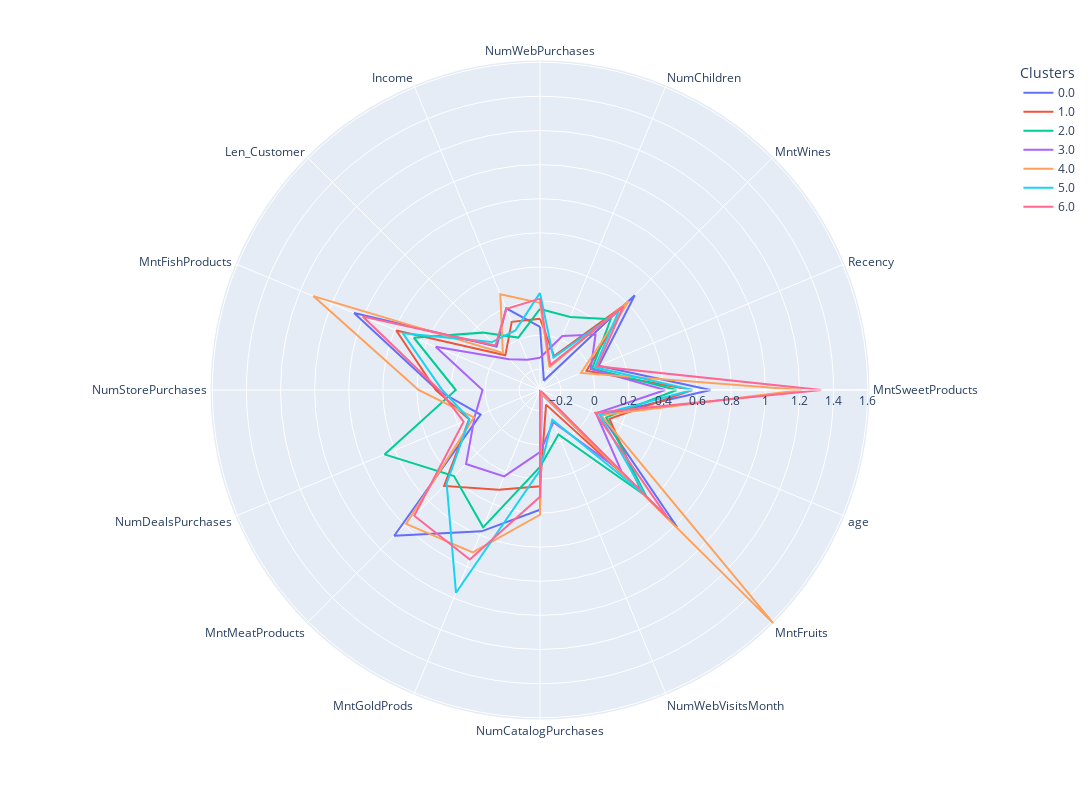

The notebook cell this image was saved under:
### Code cell
# df_reduced = nums
# cols_of_interest = list(df_reduced)
# cols_of_interest.append('Clusters')
# print(cols_of_interest)
#data_rescaled = pd.to
polars = data_rescaled.groupby('Clusters').mean().reset_index()
polars = pd.melt(polars, id_vars = ['Clusters'])
fig = px.line_polar(polars, r='value', theta = 'variable', color = 'Clusters', line_close = True, height = 800, width = 1400)
fig.show()

### Figure 1 — Plotly figure (JSON) as saved in the notebook; plotly's stock layout.template omitted (floating-point values rounded to 4 significant figures)
{"data": [{"hovertemplate": "Clusters=0.0<br>value=%{r}<br>variable=%{theta}<extra></extra>", "legendgroup": "0.0", "line": {"color": "#636efa", "dash": "solid"}, "marker": {"symbol": "circle"}, "mode": "lines", "name": "0.0", "r": [0.04889, -0.2622, 0.4643, 0.0512, 0.6789, 0.06765, 0.8151, -0.2956, 0.3811, 0.5757, 0.8872, 0.05556, 0.2818, 0.8585, 0.03808, 0.1967, 0.04889], "showlegend": true, "subplot": "polar", "theta": ["NumWebPurchases", "NumChildren", "MntWines", "Recency", "MntSweetProducts", "age", "MntFruits", "NumWebVisitsMonth", "NumCatalogPurchases", "MntGoldProds", "MntMeatProducts", "NumDealsPurchases", "NumStorePurchases", "MntFishProducts", "Len_Customer", "Income", "NumWebPurchases"], "type": "scatterpolar"}, {"hovertemplate": "Clusters=1.0<br>value=%{r}<br>variable=%{theta}<extra></extra>", "legendgroup": "1.0", "line": {"color": "#EF553B", "dash": "solid"}, "marker": {"symbol": "circle"}, "mode": "lines", "name": "1.0", "r": [0.09643, -0.1057, 0.3928, -0.02629, 0.5713, 0.1197, 0.5187, -0.2286, 0.2436, 0.311, 0.4737, 0.1286, 0.2891, 0.591, -0.03391, 0.1115, 0.09643], "showlegend": true, "subplot": "polar", "theta": ["NumWebPurchases", "NumChildren", "MntWines", "Recency", "MntSweetProducts", "age", "MntFruits", "NumWebVisitsMonth", "NumCatalogPurchases", "MntGoldProds", "MntMeatProducts", "NumDealsPurchases", "NumStorePurchases", "MntFishProducts", "Len_Customer", "Income", "NumWebPurchases"], "type": "scatterpolar"}, {"hovertemplate": "Clusters=2.0<br>value=%{r}<br>variable=%{theta}<extra></extra>", "legendgroup": "2.0", "line": {"color": "#00cc96", "dash": "solid"}, "marker": {"symbol": "circle"}, "mode": "lines", "name": "2.0", "r": [0.1538, 0.1423, 0.265, 0.009707, 0.4796, 0.09902, 0.5595, -0.0387, 0.1297, 0.5501, 0.3919, 0.6653, 0.1724, 0.4791, 0.1543, 0.01105, 0.1538], "showlegend": true, "subplot": "polar", "theta": ["NumWebPurchases", "NumChildren", "MntWines", "Recency", "MntSweetProducts", "age", "MntFruits", "NumWebVisitsMonth", "NumCatalogPurchases", "MntGoldProds", "MntMeatProducts", "NumDealsPurchases", "NumStorePurchases", "MntFishProducts", "Len_Customer", "Income", "NumWebPurchases"], "type": "scatterpolar"}, {"hovertemplate": "Clusters=3.0<br>value=%{r}<br>variable=%{theta}<extra></extra>", "legendgroup": "3.0", "line": {"color": "#ab63fa", "dash": "solid"}, "marker": {"symbol": "circle"}, "mode": "lines", "name": "3.0", "r": [-0.1321, 0.02163, 0.1392, 0.0001236, 0.4132, 0.03444, 0.3536, -0.1169, 0.04197, 0.2272, 0.2919, 0.09372, 0.01545, 0.3405, -0.06625, -0.1292, -0.1321], "showlegend": true, "subplot": "polar", "theta": ["NumWebPurchases", "NumChildren", "MntWines", "Recency", "MntSweetProducts", "age", "MntFruits", "NumWebVisitsMonth", "NumCatalogPurchases", "MntGoldProds", "MntMeatProducts", "NumDealsPurchases", "NumStorePurchases", "MntFishProducts", "Len_Customer", "Income", "NumWebPurchases"], "type": "scatterpolar"}, {"hovertemplate": "Clusters=4.0<br>value=%{r}<br>variable=%{theta}<extra></extra>", "legendgroup": "4.0", "line": {"color": "#FFA15A", "dash": "solid"}, "marker": {"symbol": "circle"}, "mode": "lines", "name": "4.0", "r": [0.1895, -0.1765, 0.4147, -0.06092, 1.214, 0.06645, 1.614, -0.299, 0.4101, 0.7089, 0.7887, 0.09804, 0.3908, 1.118, -0.01363, 0.2861, 0.1895], "showlegend": true, "subplot": "polar", "theta": ["NumWebPurchases", "NumChildren", "MntWines", "Recency", "MntSweetProducts", "age", "MntFruits", "NumWebVisitsMonth", "NumCatalogPurchases", "MntGoldProds", "MntMeatProducts", "NumDealsPurchases", "NumStorePurchases", "MntFishProducts", "Len_Customer", "Income", "NumWebPurchases"], "type": "scatterpolar"}, {"hovertemplate": "Clusters=5.0<br>value=%{r}<br>variable=%{theta}<extra></extra>", "legendgroup": "5.0", "line": {"color": "#19d3f3", "dash": "solid"}, "marker": {"symbol": "circle"}, "mode": "lines", "name": "5.0", "r": [0.2483, -0.1156, 0.3306, 0.02667, 0.5716, 0.05669, 0.547, -0.1327, 0.1497, 0.9657, 0.4526, 0.1259, 0.2517, 0.5497, 0.07585, 0.05626, 0.2483], "showlegend": true, "subplot": "polar", "theta": ["NumWebPurchases", "NumChildren", "MntWines", "Recency", "MntSweetProducts", "age", "MntFruits", "NumWebVisitsMonth", "NumCatalogPurchases", "MntGoldProds", "MntMeatProducts", "NumDealsPurchases", "NumStorePurchases", "MntFishProducts", "Len_Customer", "Income", "NumWebPurchases"], "type": "scatterpolar"}, {"hovertemplate": "Clusters=6.0<br>value=%{r}<br>variable=%{theta}<extra></extra>", "legendgroup": "6.0", "line": {"color": "#FF6692", "dash": "solid"}, "marker": {"symbol": "circle"}, "mode": "lines", "name": "6.0", "r": [0.2143, -0.1633, 0.3697, 0.04177, 1.328, 0.02986, 0.7372, -0.3214, 0.3044, 0.7544, 0.7213, 0.1633, 0.2694, 0.804, 0.0479, 0.1941, 0.2143], "showlegend": true, "subplot": "polar", "theta": ["NumWebPurchases", "NumChildren", "MntWines", "Recency", "MntSweetProducts", "age", "MntFruits", "NumWebVisitsMonth", "NumCatalogPurchases", "MntGoldProds", "MntMeatProducts", "NumDealsPurchases", "NumStorePurchases", "MntFishProducts", "Len_Customer", "Income", "NumWebPurchases"], "type": "scatterpolar"}], "layout": {"height": 800, "legend": {"title": {"text": "Clusters"}, "tracegroupgap": 0}, "margin": {"t": 60}, "polar": {"angularaxis": {"direction": "clockwise", "rotation": 90}, "domain": {"x": [0, 1], "y": [0, 1]}}, "width": 1400}}
